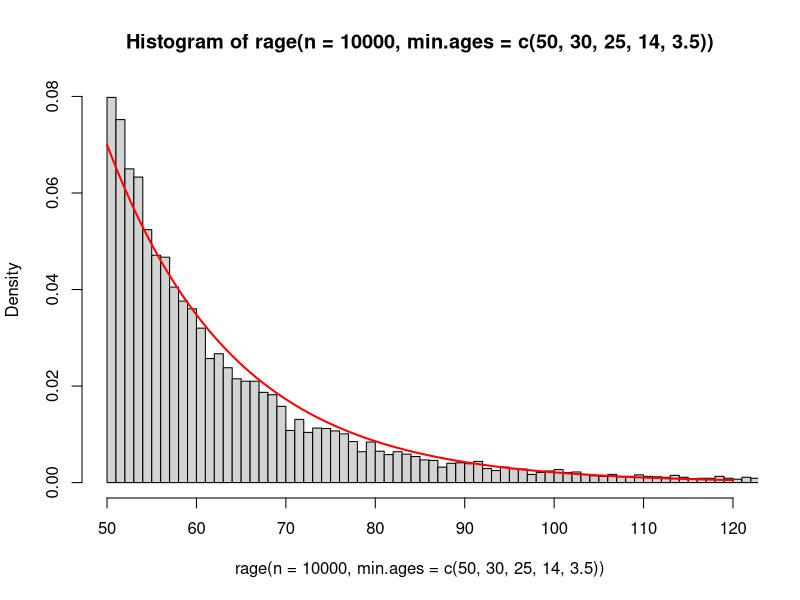
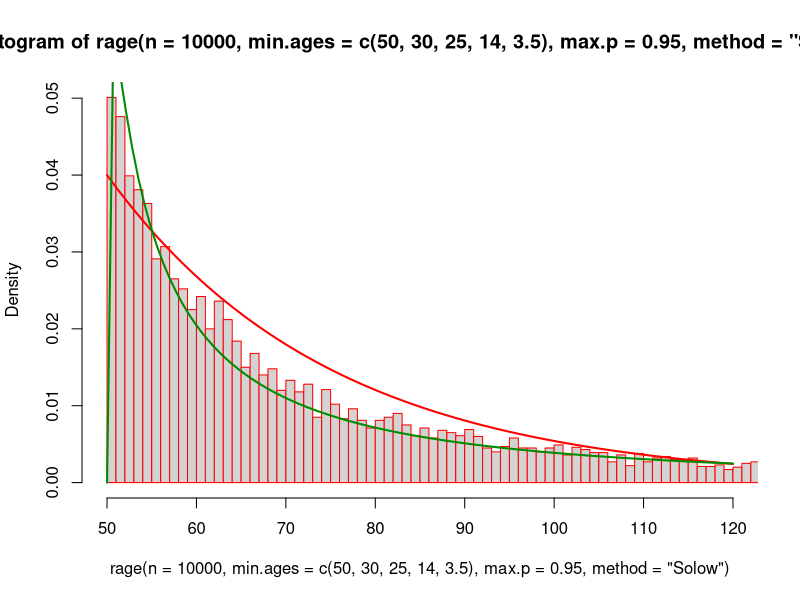
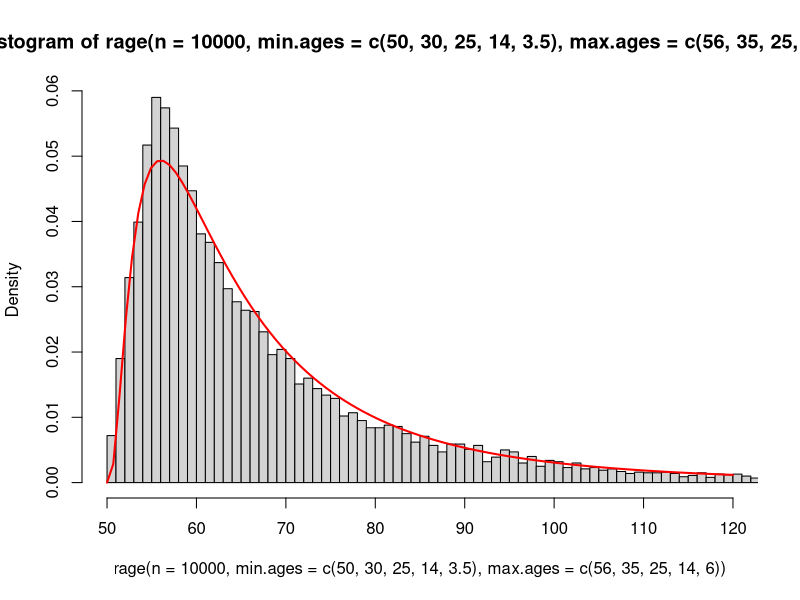

Reproduce these figures in R, in order. (Note: this script raises an error after producing the figures.)
##################################################################
### FUNCTIONS FOR ESTIMATING CLADE AGE USING THE FOSSIL RECORD ###
##################################################################

### Author ###
# Santiago Claramunt
# Department of Natural History, Royal Ontario Museum, Toronto, Ontario M5S 2C6, Canada.
# E-mail: sclaramunt@rom.on.ca

#Language: R (https://www.r-project.org)


### Details ###

# These functions model the ucertainty about the age of a clade based on its fossil record. The primary strategy is to generate a random sample of possible clade ages using quantile functions. These numbers can then be used to generate a histogram and fit probability functions for using as priors in Bayesian time tree estiamtion (Claramunt & Cracraft 2015).


### Arguments ###

# ages		vector of fossil ages (age.lik) or a matrix (PD.age.unc) of fossil ages in which the first column is the maximum age (or lower stratigraphic bound) and the second column is the minimum fossil age (upper stratigraphic bound) for each fossil. 

# baseline 	baseline like the present (=0), or some other age of reference. If a baseline is not provided, the minimum value of age is used as baseline n-1 is used instead of n (Solow 2003)

# rescale	If TRUE (default) rescale the likelihood values to maje the curves comprarable across pseudoreplicates with slightly different ages.

# reps		number of pseudoreplicates used to account for fossil age uncertainty.

# line.col	color of the line plot (PD.age.plot)

# ...		further arguments passed to plot()




### FUNCTIONS ###

### Quantile function that computes the age correspoding to a particular probability for the upper bound of a distribution of ages (Strauss & Sadler 1989, Gingerich & Uhen 1998, Solow 2003). The method of Strauss & Sadler (1989) asumes that the distribution of fossil ages is uniform and their formula depends on the fossil ages range and the number of fossil ages. The method of Solow (2003) is a general method for non-uniform distributions and depends on the temporal gap between the oldest and the second oldest fossil ages. Both methods assume that fossil ages are independent samples from the same distribution (only relevant for the two oldest ages for Solow's method), therefore, fossils should be as independent as possible (ideally from different geological formations and different regions).

# In the particular case where there are only two fossil ages and no baseline age specified, Strauss & Sadler's and Solow's methods converge to the same result; the quantile functions are simply Xn/(1-P), and the likelihood function is 1/X.


# Argumetns #

# p		The desired probability level

# ages	Vector of fossil ages.

# baseline 	Youngest bound of the distribution that could be the present (=0) or some other geological age of reference. If a baseline is not provided, the minimum value of ages is used as baseline and n-1 is used instead of n for calculations (Solow 2003). 

# method	Either "StraussSadler" for Strauss & Sadler's (1989) method (default) or "Solow" for Solow's (2003) method. A third option is to use the qbeta function (option "Beta"), since the ratio between the observed timespan and the real timespan for Strauss & Sadler's model is distributed according to a Beta distribution with parameters N and 1 (Wang et al. 2009); this should give the same results as "StraussSadler".


 qage <- function(p=0.5, ages, baseline=NULL, method="StraussSadler") {
 	
 	# If a baseline is not provided, use the minimum of ages as the baseline and subtract one from n.
	
	if(is.null(baseline)) {
		baseline <- min(ages)
		n <- length(ages) -1
		}
		else n <- length(ages)

	# Apply the baseline

	A <- ages - baseline

	if(method=="StraussSadler") {	X <- max(A)*(1-p)^-(1/n) }
	
	else if(method=="Beta") {
		
		Y <- qbeta(p=p, shape1=n, shape2=1)
		
		X <- max(A)/Y}
	
	else if(method=="Solow") {
		
		N <- length(A)
	
		sA <- sort(A)
	
		Z <- sA[N] - sA[N-1]
		
		X <- max(A) + Z*p/(1-p) }
	
	return(X + baseline)
	}


qage(p=c(0.1, 0.5, 0.9), ages=c(54, 30, 25, 14, 5))
qage(p=c(0.1, 0.5, 0.9), ages=c(54, 30, 25, 14, 5), method="Beta")
qage(p=c(0.1, 0.5, 0.9), ages=c(54, 30, 25, 14, 5), method="Solow")

qage(p=c(0.1, 0.5, 0.9), ages=c(54,51), method="Solow")
qage(p=c(0.1, 0.5, 0.9), ages=c(54,51), method="StraussSadler")

# method="Solow" gives the same answer as method="StraussSadler" when there are only two ages and there is no baseline specified (can be demostrated algebraically).



### Random clade age generator ###

# This function uses the quantile function above to generate random clade ages from the corresponding models.

# Arguments #

# n		Number of numbers to be generated.

# min.ages, max.ages Vector of ages, potentially accounting for age uncertainty. If ages are known exactly, only min.ages is used. If some or all ages have uncertainty, typically upper and lower bounds defined by bracketing geological strata, age maximums and minimums are set for each fóssil.

# max.p		Option for sampling up to a certain probability, usefull for avoiding extremelly large values when using Solow (2003). Usefull for exploratory analysis and histograms but the maximum probability should not be restricted if the sample is used in Monte Carlo simulations.

# ...	Other options passed to qage

rage <- function(n, min.ages, max.ages=NULL, max.p=1, ...) {

	if(is.null(max.ages)) {
		
		rA <- qage(p=runif(n, max=max.p), ages=min.ages, ...)
	}

	else if(length(min.ages)==length(min.ages)) {
	
	rA <- numeric(length=n)
	
	for(i in 1:n) {
	
	A <- runif(length(min.ages), min=min.ages, max=max.ages)
	
	rA[i] <- qage(p=runif(1, max=max.p), ages=A, ...)
		
		}
	}
	
	return(rA)	
}


hist(rage(n=10000, min.ages=c(50, 30, 25, 14, 3.5)), breaks=500, freq=FALSE, xlim=c(50,120))

curve(dexp(x-50, rate=0.07), col='red', lwd=2, add=TRUE)


hist(rage(n=10000, min.ages=c(50, 30, 25, 14, 3.5), max.p=0.95, method="Solow"), breaks=500, freq=FALSE, xlim=c(50,120), border="red")

curve(dexp(x-50, rate=0.04), col='red', lwd=2, add=TRUE) # too heavy on intermediate values

curve(dlnorm(x-50, meanlog=log(50-30), sdlog=pi/sqrt(3)), col='green4', lwd=2, add=TRUE)

# This parameterization was suggested by Norris et al. (manuscript) for the case of using the two oldest fosils (i.e. Solow method): meanlog is set to equal log of last gap; sdlog = pi/sqrt(3).


# With age uncertainty in fossil ages #

hist(rage(n=10000, min.ages=c(50, 30, 25, 14, 3.5), max.ages=c(56, 35, 25, 14, 6)), breaks=500, freq=FALSE, xlim=c(50,120))

curve(dlnorm(x-50, meanlog=2.6, sdlog=0.9), col='red', lwd=2, add=TRUE)

# Since the mode of the empirical density is usually very close to the maximum possible age of the oldest fossil, an alternative parameterization of the log-normal probability density function can facilitate the visual fitting by using the interval range of the oldest fossil to set the mode parameter.

DLnorm <- function(x, mode, sdlog) {
	R <- dlnorm(x, meanlog= sdlog^2+log(mode), sdlog=sdlog)
	cat("meanlog =", sdlog^2+log(mode), "; sdlog =", sdlog=sdlog)
	return(R)
}


hist(sample1, breaks=500, freq=FALSE, xlim=c(50,120))

curve(DLnorm(x-50, sdlog=0.85, mode=56-50), col='red', lwd=3, add=TRUE)


# Age uncertainty and Solow's method

hist(rage(n=10000, min.ages=c(50, 30, 25, 14, 3.5), max.ages=c(56, 35, 25, 14, 6), method="Solow", max.p=0.99), breaks=500, freq=FALSE, xlim=c(50,300))

curve(dlnorm(x-50, meanlog=log(50-30), sdlog=pi/sqrt(3)), col='green4', lwd=2, add=TRUE)

curve(DLnorm(x-50, sdlog=1.1, mode=56-50), col='red', lwd=3, add=TRUE)



# A fossil record with greater age uncertainty

sample2 <- rage(100000, min.ages=c(50, 30, 25, 14, 3.5), max.ages=c(65, 35, 25, 14, 6))

hist(sample2, breaks=1000, freq=FALSE, xlim=c(50,150))

curve(DLnorm(x-50, sdlog=0.6, mode=64-50), col='red', lwd=2, add=TRUE)

curve(dlnorm(x-50, meanlog=2.6, sdlog=0.9), col='red', lwd=2, add=TRUE)


# The greaer the uncertainty in the age of the oldest fósil the greater the difference between the sample and the log-normal function: another advantage of using the sample itself in ML MC instead of a parametric distribution plus Bayesian inference.




### References ###

# Claramunt, S., & J. Cracraft 2015. A new time-tree reveals Earth history's imprint on the evolution of modern birds. ScienceAdvances in press.
# Gingerich, P. D., & M. D. Uhen. 1998. Likelihood estimation of the time of origin of Cetacea and the time of divergence of Cetacea and Artiodactyla. Palaeontologia Electronica 1:45.
# Norris, R. W., C. L. Strope, D. M. McCandlish, A. Stoltzfus (manuscript). Bayesian priors for tree calibration: Evaluating two new approaches based on fossil intervals. bioRxiv, doi: https://doi.org/10.1101/014340
#Solow, A. R. 2003. Estimation of stratigraphic ranges when fossil finds are not randomly distributed. Paleobiology 29(2):181-185.
# Strauss D, & P. M. Sadler 1989. Classical confidence intervals and Bayesian probability estimates for ends of local taxon ranges. Mathematica Geology 21:411-427.
# Wang, S. C. 2010. Principles of statistical inference: likelihood and the Bayesian paradigm. Pp. 1-18 in J. Alroy & G. Hunt (eds.) Quantitative methods in paleobiology. The Paleontological Society Papers 16.
# Wang, S. C., D J. Chudzicki & P. J. Everson 2009. Optimal estimators of the position of a mass extinction when recovery potential is uniform. Paleobiology 35(3):447–459.
# Wang, S. C., & P. J. Everson. 2007. Confidence intervals for pulsed mass extinction events. Paleobiology 33(2):324–336.

